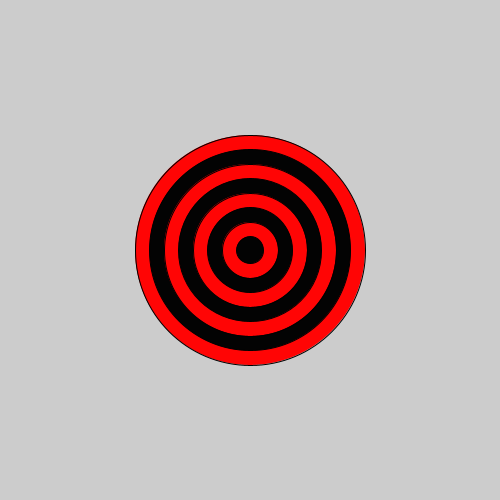
Frame 1 (no input)
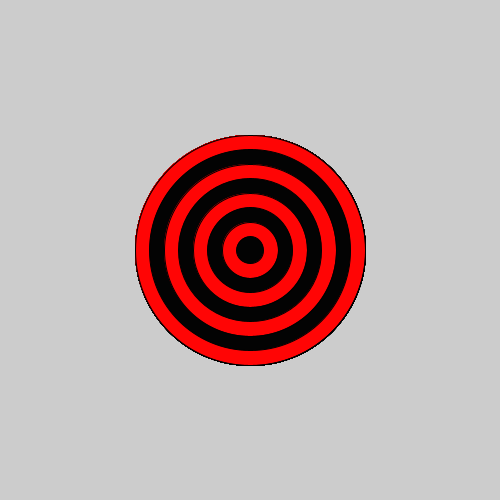
Frame 60 (the mouse pressed at the canvas centre just before this capture)
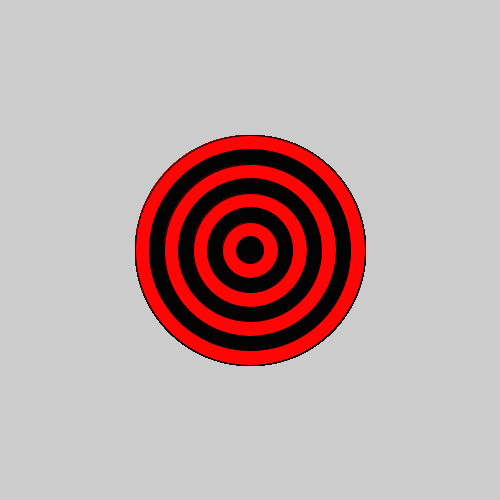
Frame 120 (the mouse held since frame 60 and released just before this capture)

The Processing sketch that drew these frames (run headless with seeded random() and noise(); from frame 60 on, the mouse is pressed at the canvas centre):

// Processing sketch: bullseye
// ── bullseye.pde

void setup() {
 
  // set the size of your sketch
  size(500,500);
  
}

void draw() {
  
  //Starting with the largest ellipse, use a for loop to draw a bullseye with ellipses.
  for (int i = 0; i<8; i++) {   
if (i%2==0) {
  fill(#FF0505);
  ellipse(250,250,230-29*i,230-29*i);
}
  //Use an if statement and modulo to alternate the color of your rings.
 else {
   fill(#030303);
   ellipse(250,250,230-29*i, 230-29*i);
 }
}
}
